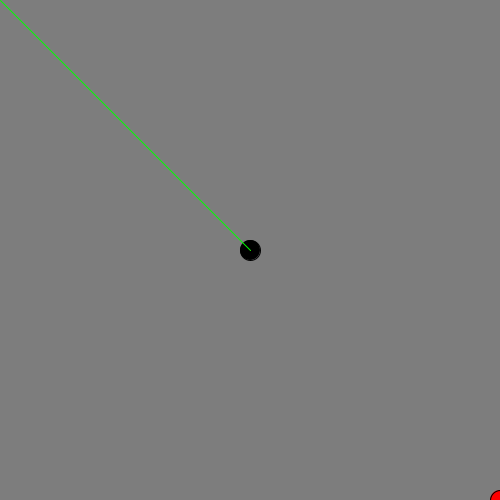
Frame 1 (no input)
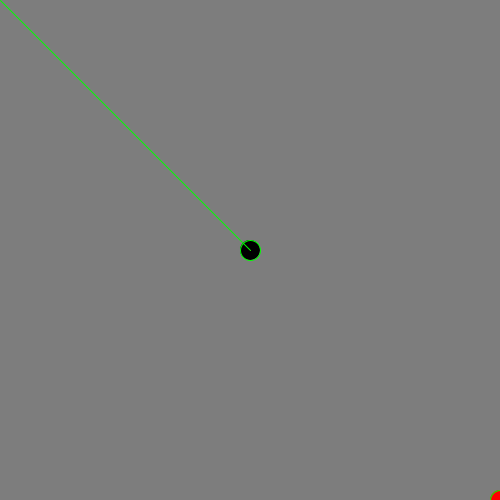
Frame 60 (the mouse pressed at the canvas centre just before this capture)
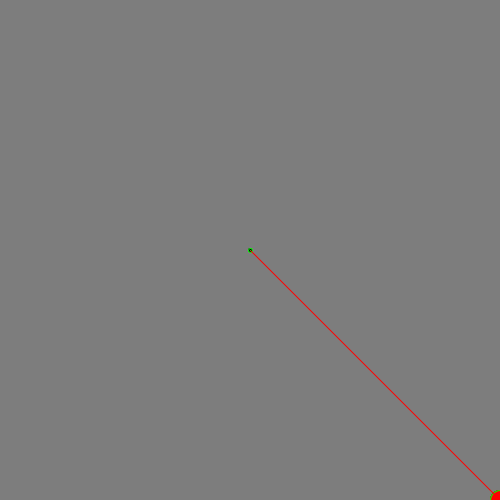
Frame 120 (the mouse held since frame 60 and released just before this capture)

The Processing sketch that drew these frames (run headless with seeded random() and noise(); from frame 60 on, the mouse is pressed at the canvas centre):

// Processing sketch: Vector_subtract
// ── Vector_subtract.pde
void setup(){
  size(500, 500);
}

void draw(){
  background(125);
  fill(0);
  
translate(width/2, height/2);
ellipse(0,0,4,4);
ellipse(mouseX, mouseY, 20,20);
PVector center = new PVector(width/2,height/2);
fill(255, 0, 0);
ellipse(center.x, center.y, 20,20);
PVector mouse = new PVector(mouseX, mouseY);

//mouse.x und mouse.y in translate koordinatensyystem gezeichnet!!
stroke(255,0,0);
line(0,0,mouse.x,mouse.y);

mouse.sub(center);
fill(0,255,0);
stroke(0,255,0);
line(0,0,mouse.x, mouse.y);
//line(center.x, center.y, mouse.x, mouse.y);
  
}
